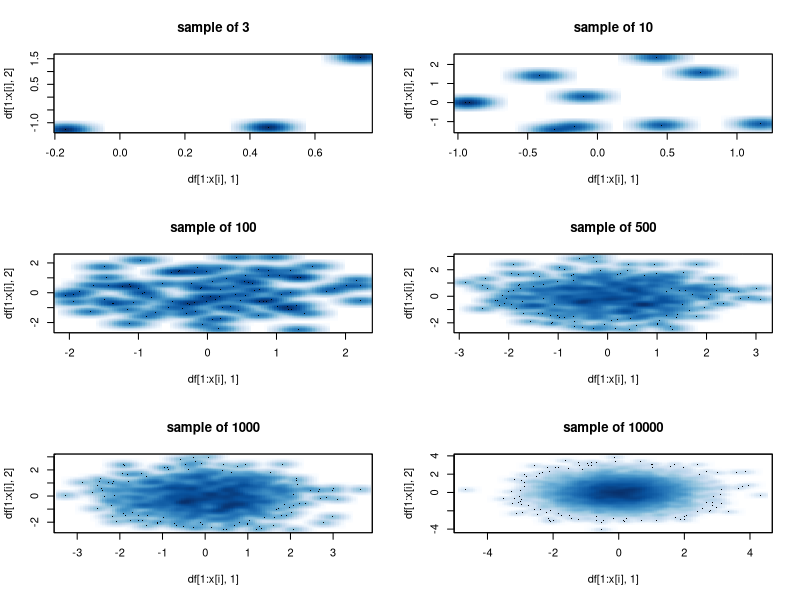
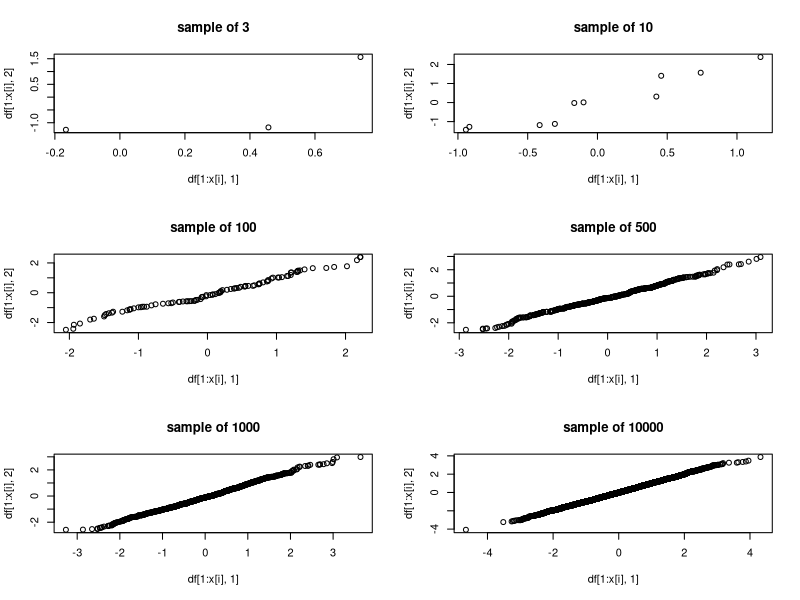
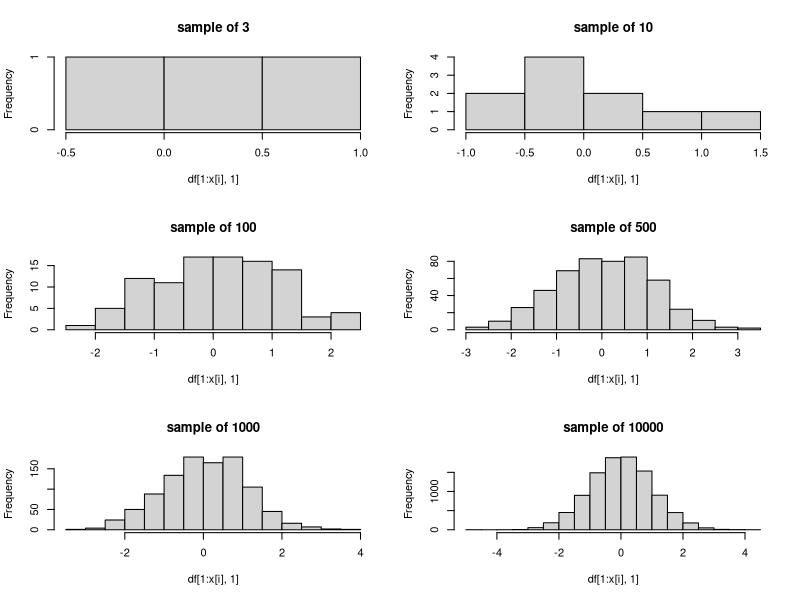
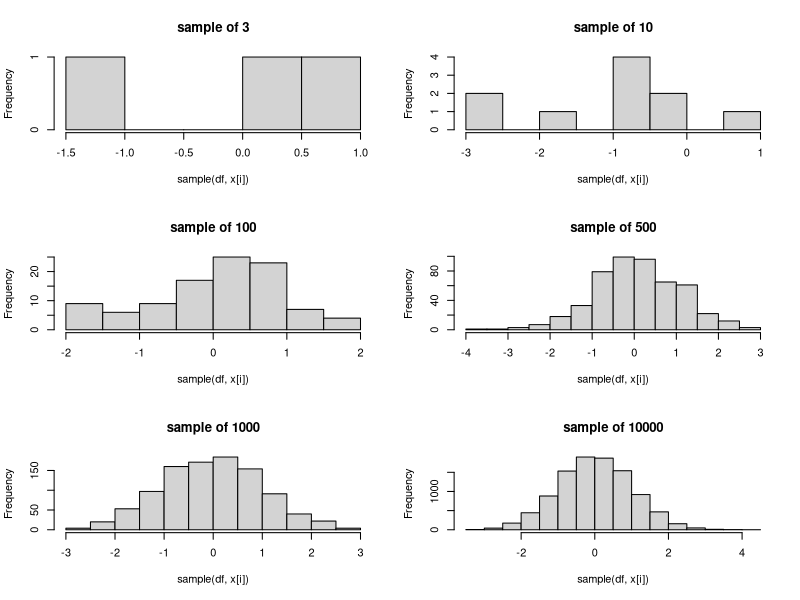

Source code (R) for these figures, in order:
## ---- chunk 1
data("crabs", package = "MASS") # просто датасет для демонстрації прикладів
## ---- chunk 2
crabs[nrow(crabs),]
## ---- chunk 3
(crabs <- cbind(crabs[3], crabs[-3])) # додаткові дужки щоб одразу побачити результат
## ---- chunk 4
range(crabs[crabs$sp == "O" & crabs$sex == "M", 8])
## ---- chunk 5
crabs[order(c(crabs$FL), decreasing = TRUE), ]
## ---- chunk 6
crabs[sample(nrow(crabs)), sample(ncol(crabs))]
## ---- chunk 7
# crabs$sex <- factor(crabs$sex, levels = c("M", "F"))
# або більш натуральний варіант
crabs$sex <- relevel(crabs$sex, "M")
crabs
## ---- chunk 8
levels(crabs$sex) <- c("male", "female")
crabs[sample(200, 6), ] # шість випадкових рядків
## ---- chunk 9
crabs$sp <- as.character(crabs$sp)
str(crabs)
## ---- chunk 10
crabs$sp <- factor(crabs$sp, levels = c("B", "O"), labels = c("Blue", "Orange"))
crabs[sample(200, 6), ]
## ---- chunk 11
levels(crabs$sp) <- c(levels(crabs$sp), "Green")
crabs$sp[15] <- "Green"
crabs[crabs$sp == "Green",]
## ---- chunk 12
table(crabs$sp, crabs$sex)
## ---- chunk 13
levels(iris$Species) # setosa перша
iris$Species <- reorder(iris$Species, iris$Petal.Width, decreasing = T)
levels(iris$Species) # virginica має бути першою
## ---- chunk 14
f1 <- factor(letters)
f2 <- rev(factor(letters))
f3 <- factor(letters, levels = rev(letters))

f4 <- f1
levels(f4) <- rev(levels(f4))
## ---- chunk 15
mean_sd <- function(x, na.rm = FALSE) {
    mean <- mean(x, na.rm = na.rm)
    sd <- sd(x, na.rm = na.rm)
    return(c(mean = mean, sd = sd)) # ідентично просто c(mean = mean, sd = sd) у останній дії
}                                   # просто я вважаю, що виклик return() більш очевидно
                                    # вказує, що це вихідне значення функції
## ---- chunk 16
mean_cl <- function(x, a, na.rm = FALSE) {
  mean <- mean(x, na.rm = na.rm)
  se <- sd(x, na.rm = na.rm)/sqrt(length(x))
  cl <- qt(a/2, df = length(x) - 1, lower.tail = F) * se
  return(c(mean = mean, 
           lower.bound = mean - cl,
           upper.bound = mean + cl,
           se = se))
}
## ---- chunk 17
mean_cl(crabs$FL, 0.05)
confint(lm(crabs$FL ~ 1), level = 0.95)
## ---- chunk 18
# є низка різних варіантів, як саме це написати
# декілька для прикладу, результат один і той самий

mean_sd <- function(x, na.rm = FALSE) {
    if (is.numeric(x) || is.logical(x)) {
    mean <- mean(x, na.rm = na.rm)
    sd <- sd(x, na.rm = na.rm)
    return(c(mean = mean, sd = sd))
    } else {
      stop("x can't be treated as a number")
    }
}

mean_sd <- function(x, na.rm = FALSE) {
    if (c(is.numeric(x) || is.logical(x)) != TRUE) {
      stop("x can't be treated as a number")
    }
    mean <- mean(x, na.rm = na.rm)
    sd <- sd(x, na.rm = na.rm)
    return(c(mean = mean, sd = sd))
}

mean_sd <- function(x, na.rm = FALSE) {
    stopifnot("x can't be treated as a number" = is.numeric(x) || is.logical(x))
    mean <- mean(x, na.rm = na.rm)
    sd <- sd(x, na.rm = na.rm)
    return(c(mean = mean, sd = sd))
}
## ---- chunk 19
# неправильний варіант, призведе до створення копії об'єкту на кожній ітерації циклу
norm_data_bad <- function(n, m) {
  df <- vector()
    for (i in 1:n) {
      df <- rbind(df, rnorm(m))
    }
  return(df)
}

# правильний варіант, перша дія одразу виділяє певний об'єм пам'яті під об'єкт
norm_data_good <- function(n, m) {
  df <- vector("list", n)
  for (i in 1:n) {
    df[[i]] <- rnorm(m)
  }
  do.call("cbind", df) # це повертає матрицю, можна викликати data.frame() щоб повертало кадр
}
## ---- chunk 20
norm_data_lapply <- function(n, m) {
  do.call("cbind", lapply(1:n, function(x) rnorm(m)))
}
## ---- chunk 21
df <-do.call("cbind", lapply(1:2, \(x) rnorm(10000))) # сама матриця даних
x <- c(3, 10, 100, 500, 1000, 10000) # n вибірки, можна будь-які інші вказати 

# щоб розмістити декілька графіків на одному "листі", дві колонки та три рядки
# працює тільки при виконанні команд у консоль
par(mfrow = c(3, 2)) 

for (i in seq_along(x)) {
    smoothScatter(df[1:x[i], 1], df[1:x[i], 2], main = paste("sample of", x[i]))
}

for (i in seq_along(x)) {
    qqplot(df[1:x[i], 1], df[1:x[i], 2], main = paste("sample of", x[i]))
}

for (i in seq_along(x)) {
    hist(df[1:x[i], 1], main = paste("sample of", x[i]))
}

# варіант з використанням функції sample(), рандомізована вибірка розміром n  
# з попередньо створеної матриці вище 
for (i in seq_along(x)) {
  hist(sample(df, x[i]), main = paste("sample of", x[i])) 
}
## ---- chunk 22
library(tidyverse)
library(palmerpenguins)
## ---- chunk 23
starwars |> 
  filter(
    height >= 160 & c(homeworld == "Tatooine" | homeworld == "Naboo") & species != "Human"
  )

# теж саме, варіант з використанням %in%

starwars |> 
  filter(
    height >= 160 & homeworld %in% c("Tatooine", "Naboo") & species != "Human"
  )
## ---- chunk 24
penguins |> 
  arrange(
    desc(body_mass_g),
    desc(flipper_length_mm)
  ) |> 
  head(5)
## ---- chunk 25
msleep |> 
  distinct(genus, order) |> 
  arrange(order) |> 
  nrow()

msleep |> 
  distinct(genus, order) |> 
  arrange(order)

## ---- chunk 26
penguins |> 
  relocate(c("sex", "year"), .before = bill_length_mm)

penguins |> 
  relocate(c("sex", "year"), .before = where(is.numeric))
## ---- chunk 27

penguins |> 
  mutate(
    ratio = bill_depth_mm / bill_length_mm,
    more_than_05 = if_else(ratio > .5, 1, 0),
    .before = flipper_length_mm
  )
## ---- chunk 28
msleep |> select(contains("sleep"))
## ---- chunk 29
penguins |> 
  filter(!is.na(sex)) |> 
  group_by(species, sex) |> 
  summarise(
    mean = mean(body_mass_g),
    se = sd(body_mass_g) / n()^0.5,
    n = n()
  )
## ---- chunk 30
msleep |> 
  group_by(order) |> 
  count() |> 
  arrange(desc(n))
## ---- chunk 31
penguins |> 
  group_by(species) |> 
  summarise(
    across(
      contains("mm"),
      list(
        mean = \(x) mean(x, na.rm = T),
        median = \(x) median(x, na.rm = TRUE)
      )
    )
  )
